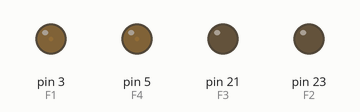
The sketch below on a simulated Arduino Mega 2560, built with avr-gcc and run on an emulated ATmega2560. On the bench: output pins drawn as LEDs (lit = HIGH). Pins used as bus, display or sensor lines are not drawn.

Above: at 0.1 s.
At 9.9 s:
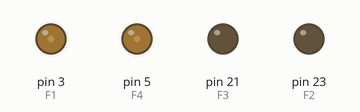
At 19.9 s:
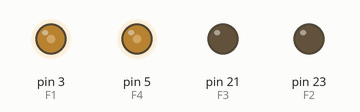
At 29.7 s:
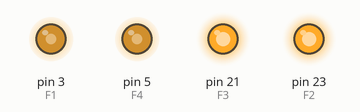
At 39.7 s:
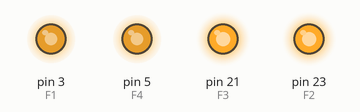
Timing chart, 0 to 40.0 s (numbered marks = the images above):
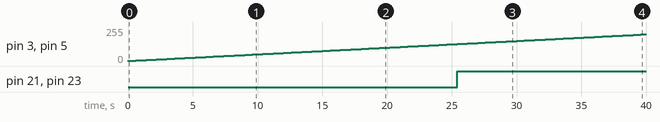

Measured:
- by itself, pin 3 (F1), pin 5 (F4): moves from 0/255 to 200/255 over 39.8 s
- by itself, pin 21 (F3), pin 23 (F2): LOW → HIGH at 25.4 s

The sketch:

DRV8837.motorcontrol.ino
```cpp
// Define motor pWM output variable
int PWMout;
// Define sleep pin
const int Sleep = 2;
// We'll be controlling the motors from pins 3, 4, 5, 6, and 20, 21, 22, and 23.
// This must be one of the PWM-capable pins.
const int F1 = 3;
const int F2 = 23;
const int F3 = 21;
const int F4 = 5;
const int R1 = 4;
const int R2 = 22;
const int R3 = 20;
const int R4 = 6;
const int POT = 19; // if you put a potentiometer on a GPIO, you can set the PWMOUT this way as a test

void setup()
{

  // define motor driver sleep pin as output
  pinMode(Sleep, OUTPUT);
  // Enable DRV8837 motor driver
  digitalWrite(Sleep, HIGH);

  // define motor control pins as output
  pinMode(F1, OUTPUT);
  pinMode(F2, OUTPUT);
  pinMode(F3, OUTPUT);
  pinMode(F4, OUTPUT);
  pinMode(R1, OUTPUT);
  pinMode(R2, OUTPUT);
  pinMode(R3, OUTPUT);
  pinMode(R4, OUTPUT);
  pinMode(POT, INPUT);

 analogWrite(R1, 0);
 analogWrite(R2, 0);
 analogWrite(R3, 0);
 analogWrite(R4, 0);

}

void loop()
{
// PWMout = analogRead(POT)/4;

 for(int ii = 1; ii < 256; ii++) {  // slowly ramp the motors to full speed then ramp down
   PWMout = ii;
   analogWrite(F1, PWMout);
   analogWrite(F2, PWMout);
   analogWrite(F3, PWMout);
   analogWrite(F4, PWMout);
   delay(200);
 }

 delay(2000);

  for(int ii = 1; ii < 256; ii++) {
   PWMout =  256 - ii;
   analogWrite(F1, PWMout);
   analogWrite(F2, PWMout);
   analogWrite(F3, PWMout);
   analogWrite(F4, PWMout);
   delay(200);
 }

  delay(2000);

}
```
